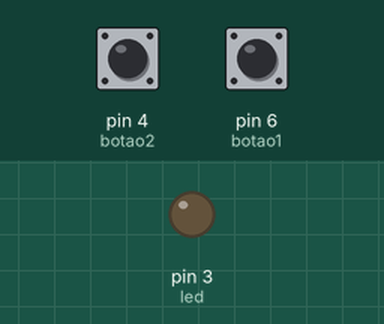
The sketch below on a simulated Arduino Uno, built with avr-gcc and run on an emulated ATmega328P. Shown: output pins drawn as LEDs (lit = HIGH). The test bench sets the inputs (shaded band); at power-on: pin 6 (botao1) LOW, pin 4 (botao2) LOW.

Above: at 1.2 s.
1.3 s: pin 6 (botao1) pulled HIGH for 0.15 s
At 1.6 s:
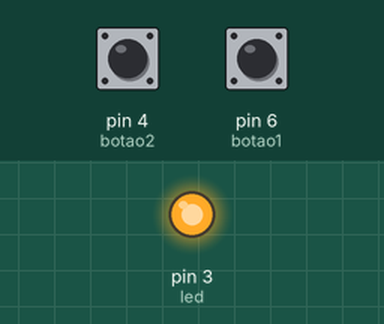
2.9 s: pin 4 (botao2) pulled HIGH for 0.15 s
At 4.0 s:
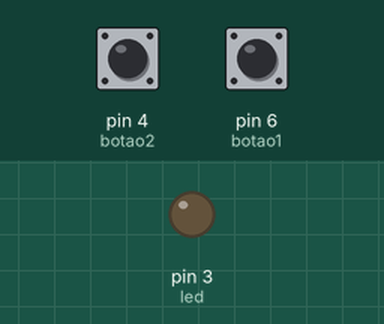
4.5 s: pin 6 (botao1) pulled HIGH for 1 s
At 5.2 s:
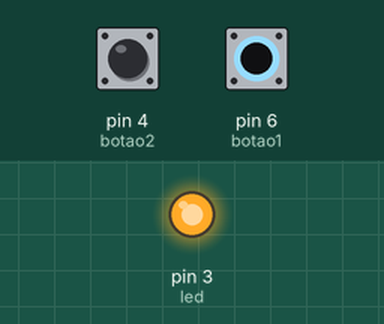
Timing chart, 0 to 7.5 s (numbered marks = the images above; inputs shaded):
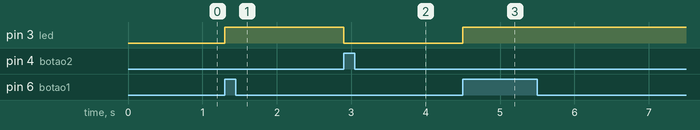

Measured:
- after the input at 1.3 s, pin 3 (led): LOW → HIGH at once
- after the input at 2.9 s, pin 3 (led): HIGH → LOW at once
- after the input at 4.5 s, pin 3 (led): LOW → HIGH at once

The sketch:

exercise09.ino
```cpp
/*
09- O botão 1 liga o led permanentemente, o botão 2 desliga o led permanentemente, e se pressionados,
Ambos ao mesmo tempo, o led ficará piscando até que se solte um deles. O botão que ficar pressionado,
mantém o led no estado em que deve estar.
*/

//Declaração de Variáveis
int led = 3;
int botao1 = 6;
int botao2 = 4;

//void setup
void setup(){
  	pinMode(botao1, INPUT);
  	pinMode(botao2, INPUT);
    pinMode(led, OUTPUT);
}

//void loop
void loop(){
  if(digitalRead(botao1) == 1) {
  	digitalWrite(led, 1);
  }

  if(digitalRead(botao2) == 1) {
  	digitalWrite(led, 0);
  }

  if(digitalRead(botao1) == 1 && digitalRead(botao2) == 1) {
  	digitalWrite(led, 1);
    delay(500);
    digitalWrite(led, 0);
    delay(500);
  }

}
```
